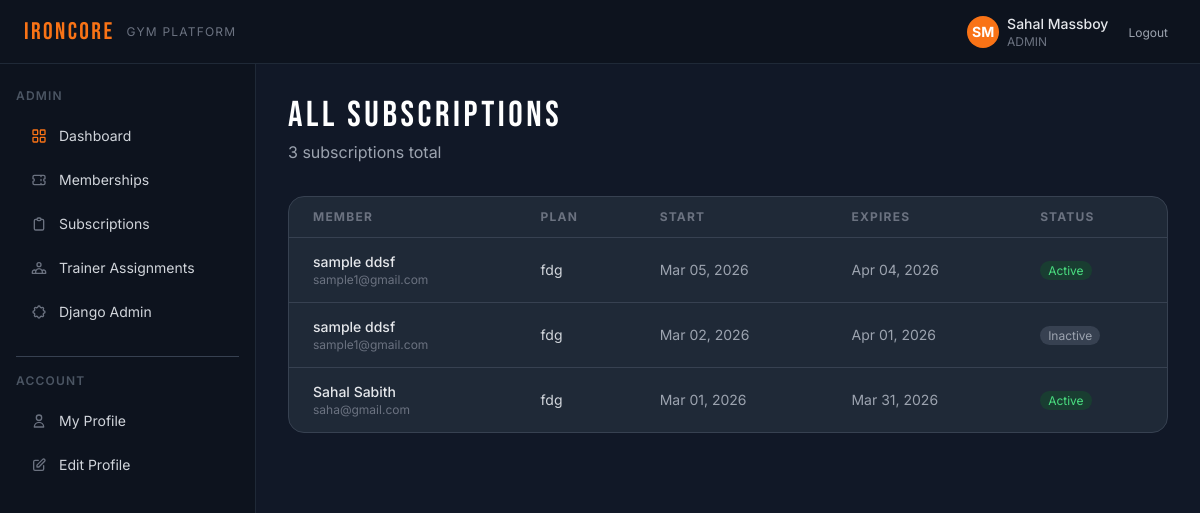
The page /memberships/all/ (signed in) on the database its author committed.
### accounts/models.py (models this page shows, shortened)
class User(AbstractUser):
    class Role(models.TextChoices):
        ADMIN = 'ADMIN', 'Admin'
        TRAINER = 'TRAINER', 'Trainer'
        MEMBER = 'MEMBER', 'Member'
    email = models.EmailField(unique=True)
    phone_number = models.CharField(max_length=15, blank=True)
    profile_photo = models.ImageField(upload_to='profile_photos/', blank=True, null=True)
    role = models.CharField(max_length=10, choices=Role.choices, default=Role.MEMBER)
    height = models.DecimalField(max_digits=5, decimal_places=2, null=True, blank=True, help_text='Height in cm')
    weight = models.DecimalField(max_digits=5, decimal_places=2, null=True, blank=True, help_text='Weight in kg')
    fitness_goal = models.TextField(blank=True)
    USERNAME_FIELD = 'email'
    REQUIRED_FIELDS = ['username', 'first_name', 'last_name']
    def get_full_name(self):
        return f'{self.first_name} {self.last_name}'.strip() or self.email

### memberships/models.py (models this page shows, shortened)
class Subscription(models.Model):
    member = models.ForeignKey(
        settings.AUTH_USER_MODEL,
        on_delete=models.CASCADE,
        related_name='subscriptions',
        limit_choices_to={'role': 'MEMBER'},
    )
    plan = models.ForeignKey(MembershipPlan, on_delete=models.PROTECT, related_name='subscriptions')
    start_date = models.DateField(default=timezone.localdate)
    end_date = models.DateField()
    is_active = models.BooleanField(default=True)
    created_at = models.DateTimeField(auto_now_add=True)
    class Meta:
        ordering = ['-start_date']
    @property
    def is_expired(self):
        return timezone.localdate() > self.end_date

class MembershipPlan(models.Model):
    DURATION_CHOICES = [
        (30,  'Monthly (30 days)'),
        (90,  'Quarterly (90 days)'),
        (365, 'Yearly (365 days)'),
    ]
    name = models.CharField(max_length=100)
    price = models.DecimalField(max_digits=8, decimal_places=2)
    duration_days = models.IntegerField(choices=DURATION_CHOICES)
    description = models.TextField(blank=True)
    is_active = models.BooleanField(default=True)
    created_at = models.DateTimeField(auto_now_add=True)

### memberships/views.py (the view)
# urls.py: path('all/', views.AdminSubscriptionListView.as_view(), name='admin_list'),
@method_decorator(role_required('ADMIN'), name='dispatch')
class AdminSubscriptionListView(LoginRequiredMixin, ListView):
    model = Subscription
    template_name = 'memberships/admin_subscriptions.html'
    context_object_name = 'subscriptions'
    def get_queryset(self):
        return Subscription.objects.select_related('member', 'plan').order_by('-created_at')

### memberships/templates/memberships/admin_subscriptions.html (shortened to what this page needs)
{% extends 'base.html' %}
{% block content %}
<div class="max-w-5xl mx-auto">
  <div class="mb-8">
    <h1 class="font-display text-4xl tracking-widest text-white">ALL SUBSCRIPTIONS</h1>
    <p class="text-gray-400 mt-1">{{ subscriptions|length }} subscription{{ subscriptions|length|pluralize }} total</p>
  </div>
  <div class="bg-surface-card border border-surface-border rounded-2xl overflow-hidden">
    <div class="overflow-x-auto">
      <table class="w-full text-sm">
        <thead>
          <tr class="border-b border-surface-border">
            <th class="text-left px-6 py-3 text-xs text-gray-500 uppercase tracking-widest">Member</th>
            <th class="text-left px-6 py-3 text-xs text-gray-500 uppercase tracking-widest">Plan</th>
            <th class="text-left px-6 py-3 text-xs text-gray-500 uppercase tracking-widest">Start</th>
            <th class="text-left px-6 py-3 text-xs text-gray-500 uppercase tracking-widest">Expires</th>
            <th class="text-left px-6 py-3 text-xs text-gray-500 uppercase tracking-widest">Status</th>
          </tr>
        </thead>
        <tbody class="divide-y divide-surface-border">
          {% for sub in subscriptions %}
          <tr class="hover:bg-surface/40">
            <td class="px-6 py-3.5">
              <p class="text-gray-200 font-medium">{{ sub.member.get_full_name }}</p>
              <p class="text-gray-500 text-xs">{{ sub.member.email }}</p>
            </td>
            <td class="px-6 py-3.5 text-gray-300">{{ sub.plan.name }}</td>
            <td class="px-6 py-3.5 text-gray-400">{{ sub.start_date|date:"M d, Y" }}</td>
            <td class="px-6 py-3.5 text-gray-400">{{ sub.end_date|date:"M d, Y" }}</td>
            <td class="px-6 py-3.5">
              {% if sub.is_expired %}
                <span class="px-2 py-0.5 rounded-full text-xs bg-red-900/50 text-red-400">Expired</span>
              {% elif sub.is_active %}
                <span class="px-2 py-0.5 rounded-full text-xs bg-green-900/50 text-green-400">Active</span>
              {% else %}
                <span class="px-2 py-0.5 rounded-full text-xs bg-gray-700 text-gray-400">Inactive</span>
              {% endif %}
            </td>
          </tr>
          {% empty %}
          <tr><td colspan="5" class="px-6 py-12 text-center text-gray-500">No subscriptions yet.</td></tr>
          {% endfor %}
        </tbody>
      </table>
    </div>
  </div>
</div>
{% endblock %}

### templates/partials/navbar.html (shortened to what this page needs)
<nav class="fixed top-0 left-0 right-0 z-50 flex items-center justify-between px-4 md:px-6 h-16"
     style="background:#0d131e; border-bottom:1px solid #1f2937;">
    <div class="flex items-center gap-3">
        <span class="font-display text-2xl tracking-widest text-brand">IRONCORE</span>
        <span class="hidden sm:inline text-xs text-gray-500 uppercase tracking-widest">Gym Platform</span>
    </div>
    <div class="flex items-center gap-3">
        <div class="hidden sm:flex items-center gap-2">
            {% if request.user.profile_photo %}
                <img src="{{ request.user.profile_photo.url }}" alt="avatar"
                     class="w-8 h-8 rounded-full object-cover ring-2 ring-brand">
            {% else %}
                <div class="w-8 h-8 rounded-full bg-brand flex items-center justify-center text-sm font-bold text-white">
                    {{ request.user.first_name|first|upper }}{{ request.user.last_name|first|upper }}
                </div>
            {% endif %}
            <div class="leading-tight">
                <p class="text-sm font-medium text-gray-200">{{ request.user.get_full_name }}</p>
                <p class="text-xs text-gray-500">{{ request.user.role }}</p>
            </div>
        </div>
        <form method="post" action="{% url 'accounts:logout' %}">
            <button type="submit" class="text-xs text-gray-400 hover:text-brand transition-colors px-2 py-1 rounded">
                Logout
            </button>
        </form>
    </div>
</nav>

### templates/base.html (style rules this page uses)
body { background-color: #111827; color: #f9fafb; }

### rows shown on the page
User: user.first_name|first "S", user.last_name|first "M", user.get_full_name "Sahal Massboy", user.role "ADMIN"
Subscription: member.get_full_name "sample ddsf", member.email "sample1@gmail.com", plan.name "fdg", start_date "Mar 05, 2026", end_date "Apr 04, 2026", is_active "Active"
Subscription: member.get_full_name "sample ddsf", member.email "sample1@gmail.com", plan.name "fdg", start_date "Mar 02, 2026", end_date "Apr 01, 2026", is_active "Inactive"
Subscription: member.get_full_name "Sahal Sabith", member.email "saha@gmail.com", plan.name "fdg", start_date "Mar 01, 2026", end_date "Mar 31, 2026", is_active "Active"

### other values the page prints
{{ subscriptions|length }} "3"
